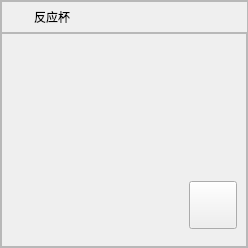
   <widget class="QFrame" name="ReactionFrame">
    <property name="geometry">
     <rect>
      <x>1140</x>
      <y>534</y>
      <width>248</width>
      <height>248</height>
     </rect>
    </property>
    <property name="minimumSize">
     <size>
      <width>248</width>
      <height>0</height>
     </size>
    </property>
    <property name="frameShape">
     <enum>QFrame::StyledPanel</enum>
    </property>
    <property name="frameShadow">
     <enum>QFrame::Raised</enum>
    </property>
    <layout class="QVBoxLayout" name="verticalLayout_5" stretch="0,0">
     <property name="spacing">
      <number>0</number>
     </property>
     <property name="leftMargin">
      <number>0</number>
     </property>
     <property name="topMargin">
      <number>0</number>
     </property>
     <property name="bottomMargin">
      <number>0</number>
     </property>
     <item>
      <widget class="QFrame" name="ReactionTopFrame">
       <property name="minimumSize">
        <size>
         <width>250</width>
         <height>32</height>
        </size>
       </property>
       <property name="maximumSize">
        <size>
         <width>250</width>
         <height>32</height>
        </size>
       </property>
       <property name="frameShape">
        <enum>QFrame::StyledPanel</enum>
       </property>
       <property name="frameShadow">
        <enum>QFrame::Raised</enum>
       </property>
       <layout class="QHBoxLayout" name="horizontalLayout_5" stretch="0,1">
        <property name="spacing">
         <number>0</number>
        </property>
        <property name="leftMargin">
         <number>0</number>
        </property>
        <property name="topMargin">
         <number>0</number>
        </property>
        <property name="rightMargin">
         <number>0</number>
        </property>
        <property name="bottomMargin">
         <number>10</number>
        </property>
        <item>
         <widget class="QLabel" name="ReactionLab">
          <property name="sizePolicy">
           <sizepolicy hsizetype="Preferred" vsizetype="Preferred">
            <horstretch>0</horstretch>
            <verstretch>0</verstretch>
           </sizepolicy>
          </property>
          <property name="minimumSize">
           <size>
            <width>100</width>
            <height>30</height>
           </size>
          </property>
          <property name="maximumSize">
           <size>
            <width>16777215</width>
            <height>30</height>
           </size>
          </property>
          <property name="styleSheet">
           <string notr="true">padding-left:10px;
padding-right:10px;</string>
          </property>
          <property name="text">
           <string>反应杯</string>
          </property>
          <property name="alignment">
           <set>Qt::AlignCenter</set>
          </property>
         </widget>
        </item>
        <item>
         <spacer name="horizontalSpacer_5">
          <property name="orientation">
           <enum>Qt::Horizontal</enum>
          </property>
          <property name="sizeHint" stdset="0">
           <size>
            <width>20</width>
            <height>20</height>
           </size>
          </property>
         </spacer>
        </item>
       </layout>
      </widget>
     </item>
     <item>
      <widget class="QFrame" name="ReactionBottomFrame">
       <property name="minimumSize">
        <size>
         <width>246</width>
         <height>184</height>
        </size>
       </property>
       <property name="frameShape">
        <enum>QFrame::StyledPanel</enum>
       </property>
       <property name="frameShadow">
        <enum>QFrame::Raised</enum>
       </property>
       <layout class="QHBoxLayout" name="horizontalLayout_12" stretch="1,0,1">
        <property name="spacing">
         <number>0</number>
        </property>
        <property name="leftMargin">
         <number>0</number>
        </property>
        <property name="topMargin">
         <number>0</number>
        </property>
        <property name="rightMargin">
         <number>0</number>
        </property>
        <property name="bottomMargin">
         <number>0</number>
        </property>
        <item>
         <spacer name="horizontalSpacer_6">
          <property name="orientation">
           <enum>Qt::Horizontal</enum>
          </property>
          <property name="sizeHint" stdset="0">
           <size>
            <width>74</width>
            <height>20</height>
           </size>
          </property>
         </spacer>
        </item>
        <item>
         <layout class="QVBoxLayout" name="verticalLayout" stretch="30,0,42">
          <property name="spacing">
           <number>0</number>
          </property>
          <item>
           <spacer name="verticalSpacer_4">
            <property name="orientation">
             <enum>Qt::Vertical</enum>
            </property>
            <property name="sizeHint" stdset="0">
             <size>
              <width>20</width>
              <height>40</height>
             </size>
            </property>
           </spacer>
          </item>
          <item>
           <widget class="ImLiquidBottleWidget" name="ReactionBottle" native="true">
            <property name="minimumSize">
             <size>
              <width>90</width>
              <height>146</height>
             </size>
            </property>
            <property name="maximumSize">
             <size>
              <width>90</width>
              <height>146</height>
             </size>
            </property>
           </widget>
          </item>
          <item>
           <spacer name="verticalSpacer">
            <property name="orientation">
             <enum>Qt::Vertical</enum>
            </property>
            <property name="sizeHint" stdset="0">
             <size>
              <width>20</width>
              <height>18</height>
             </size>
            </property>
           </spacer>
          </item>
         </layout>
        </item>
        <item>
         <layout class="QHBoxLayout" name="horizontalLayout_6">
          <property name="spacing">
           <number>0</number>
          </property>
          <property name="rightMargin">
           <number>9</number>
          </property>
          <item>
           <spacer name="horizontalSpacer_7">
            <property name="orientation">
             <enum>Qt::Horizontal</enum>
            </property>
            <property name="sizeHint" stdset="0">
             <size>
              <width>74</width>
              <height>20</height>
             </size>
            </property>
           </spacer>
          </item>
          <item>
           <layout class="QVBoxLayout" name="verticalLayout_4">
            <property name="spacing">
             <number>0</number>
            </property>
            <property name="bottomMargin">
             <number>17</number>
            </property>
            <item>
             <spacer name="verticalSpacer_2">
              <property name="orientation">
               <enum>Qt::Vertical</enum>
              </property>
              <property name="sizeHint" stdset="0">
               <size>
                <width>20</width>
                <height>68</height>
               </size>
              </property>
             </spacer>
            </item>
            <item>
             <widget class="QPushButton" name="AddReactBtn">
              <property name="minimumSize">
               <size>
                <width>48</width>
                <height>48</height>
               </size>
              </property>
              <property name="maximumSize">
               <size>
                <width>48</width>
                <height>48</height>
               </size>
              </property>
              <property name="text">
               <string/>
              </property>
             </widget>
            </item>
           </layout>
          </item>
         </layout>
        </item>
       </layout>
      </widget>
     </item>
    </layout>
    <zorder>ReactionBottomFrame</zorder>
    <zorder>ReactionTopFrame</zorder>
   </widget>
